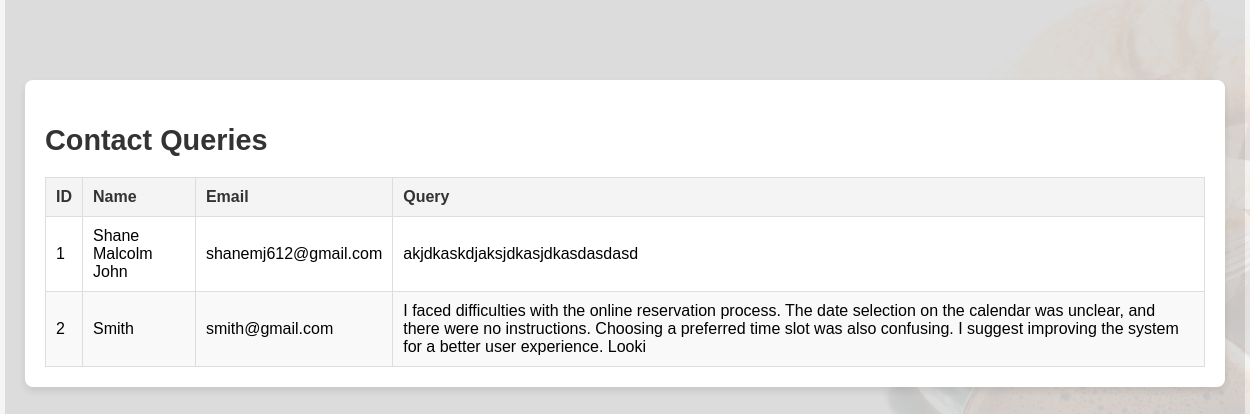
The app's page /view_contact.php with its own data.
### tables this page shows
CREATE TABLE `contact_form` (
  `id` int(11) NOT NULL,
  `query` varchar(255) NOT NULL,
  `name` varchar(255) NOT NULL,
  `email` varchar(255) NOT NULL
);

### view_contact.php (the view, shortened to what this page needs)
<?php
$servername = "localhost";
$username = "root";
$password = "";
$dbname = "user_db";
$conn = new mysqli($servername, $username, $password, $dbname);
$sql = "SELECT * FROM contact_form";
$result = $conn->query($sql);
?>
<!doctype html>
<html>
<head>
  <link rel="stylesheet" href="css/ContactUs.css">
</head>
<body>
  <div class="container">
    <div class="contact-queries">
      <h2 class="title-1">Contact Queries</h2>
      <?php if ($result->num_rows > 0): ?>
        <table>
          <thead>
            <tr>
              <th>ID</th>
              <th>Name</th>
              <th>Email</th>
              <th>Query</th>
            </tr>
          </thead>
          <tbody>
            <?php while($row = $result->fetch_assoc()): ?>
              <tr>
                <td><?php echo htmlspecialchars($row['id']); ?></td>
                <td><?php echo htmlspecialchars($row['name']); ?></td>
                <td><?php echo htmlspecialchars($row['email']); ?></td>
                <td><?php echo nl2br(htmlspecialchars($row['query'])); ?></td>
              </tr>
            <?php endwhile; ?>
          </tbody>
        </table>
      <?php else: ?>
        <p>No contact queries found.</p>
      <?php endif; ?>
    </div>
  </div>
</body>
</html>

### ContactUs.css (style rules this page uses)
body { margin: 0; }
.container { height: 100vh; width: 100%; margin-top: 0px; margin-bottom: 0px; background-color: rgba(0, 0, 0, 0.1); position: relative; overflow: auto; }
.container::before { content: ""; display: block; position: fixed; top: 0; right: 0; bottom: 0; left: 0; background-image: url("../img/Index_Wallpaper.jpg"); background-size: cover; background-position: center; opacity: 0.1; pointer-events: none; z-index: -1; }

### view_contact.php (style rules this page uses)
body { margin: 0; font-family: Arial, sans-serif; background-color: #f4f4f4; }
.container { padding: 80px 20px 20px; max-width: 1200px; margin: 0 auto; }
.contact-queries { padding: 20px; background-color: #fff; border-radius: 8px; box-shadow: 0 4px 8px rgba(0, 0, 0, 0.1); }
.contact-queries h2 { margin-bottom: 20px; color: #333; font-size: 1.8rem; }
.contact-queries table { width: 100%; border-collapse: collapse; }
.contact-queries th, .contact-queries td { padding: 10px; text-align: left; border: 1px solid #ddd; }
.contact-queries th { background-color: #f4f4f4; color: #333; }
.contact-queries tr:nth-child(even) { background-color: #f9f9f9; }

### records on screen
contact_form: id "1", name "Shane Malcolm John", email "shanemj612@gmail.com", query "akjdkaskdjaksjdkasjdkasdasdasd"
contact_form: id "2", name "Smith", email "smith@gmail.com", query "I faced difficulties with the online reservation process. The date selection on the calendar was unclear, and there were no instructions. Choosing a preferred time slot was also confusing. I suggest improving the system for a better user experience. Looki"
